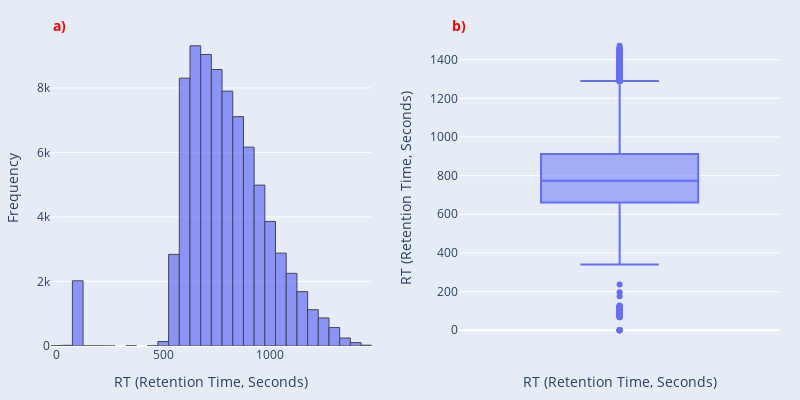

Notebook cell for this chart:
### Markdown cell above
# Section 1. Visualize the predicting endpoint with hist and box plot

### Code cell
import plotly.express as px
from plotly.subplots import make_subplots

# Visualize the rt column (response) with a 1x2 layout: histogram + box plot
hist = px.histogram(
    dataset,
    x='rt',
    nbins=50,
    labels={'rt': 'RT (Retention Time, Seconds)', 'count': 'Frequency'},
).update_traces(marker_line_color='black', marker_line_width=1, opacity=0.7)

box = px.box(
    dataset,
    y='rt',
    points='outliers',
    labels={'rt': 'RT (Retention Time, Seconds)'},
)

fig = make_subplots(
    rows=1,
    cols=2,
    horizontal_spacing=0.12,
    shared_yaxes=False,
    subplot_titles=("", "") # Empty titles to reserve space if needed, or just handle manually
 )

for trace in hist.data:
    fig.add_trace(trace, row=1, col=1)
for trace in box.data:
    fig.add_trace(trace, row=1, col=2)

fig.update_layout(
    showlegend=False,
    plot_bgcolor='rgba(229, 236, 246,1)',
    paper_bgcolor='rgba(229, 236, 246,1)',
    width=800,
    height=400,
    margin=dict(l=20, r=20, t=30, b=20),
 )

fig.update_xaxes(title_text='RT (Retention Time, Seconds)', row=1, col=1)
fig.update_yaxes(title_text='Frequency', row=1, col=1)

# Box plot: y-axis is RT; hide the categorical x-axis ticks
fig.update_xaxes(title_text='RT (Retention Time, Seconds)', row=1, col=2)
fig.update_yaxes(title_text='RT (Retention Time, Seconds)', row=1, col=2)

# Add "a)" and "b)" labels
fig.add_annotation(
    text="<b>a)</b>",
    xref="paper", yref="paper",
    x=0, y=1.05,  # Top-left of the first subplot area (approx)
    showarrow=False,
    font=dict(size=14, color="red")
)

fig.add_annotation(
    text="<b>b)</b>",
    xref="paper", yref="paper",
    x=0.56, y=1.05, # Top-left of the second subplot area (approx, based on horizontal_spacing)
    showarrow=False,
    font=dict(size=14, color="red")
)

fig.show()

# Save
fig.write_image("images/Figure-1.1-rt(Fig. 1).svg")

### Figure 1 — Plotly figure (JSON) as saved in the notebook; plotly's stock layout.template omitted (floating-point values rounded to 4 significant figures; data arrays with more than 128 entries replaced by an {"elided": "..."} marker saying what was removed)
{"data": [{"bingroup": "x", "hovertemplate": "RT (Retention Time, Seconds)=%{x}<br>count=%{y}<extra></extra>", "legendgroup": "", "marker": {"color": "#636efa", "line": {"color": "black", "width": 1}, "pattern": {"shape": ""}}, "name": "", "nbinsx": 50, "opacity": 0.7, "orientation": "v", "showlegend": false, "type": "histogram", "x": {"elided": "80038 float values"}, "xaxis": "x", "yaxis": "y"}, {"alignmentgroup": "True", "boxpoints": "outliers", "hovertemplate": "RT (Retention Time, Seconds)=%{y}<extra></extra>", "legendgroup": "", "marker": {"color": "#636efa"}, "name": "", "notched": false, "offsetgroup": "", "orientation": "v", "showlegend": false, "type": "box", "x0": " ", "xaxis": "x2", "y": {"elided": "80038 float values"}, "y0": " ", "yaxis": "y2"}], "layout": {"annotations": [{"font": {"color": "red", "size": 14}, "showarrow": false, "text": "<b>a)</b>", "x": 0, "xref": "paper", "y": 1.05, "yref": "paper"}, {"font": {"color": "red", "size": 14}, "showarrow": false, "text": "<b>b)</b>", "x": 0.56, "xref": "paper", "y": 1.05, "yref": "paper"}], "height": 400, "margin": {"b": 20, "l": 20, "r": 20, "t": 30}, "paper_bgcolor": "rgba(229, 236, 246,1)", "plot_bgcolor": "rgba(229, 236, 246,1)", "showlegend": false, "width": 800, "xaxis": {"anchor": "y", "domain": [0, 0.44], "title": {"text": "RT (Retention Time, Seconds)"}}, "xaxis2": {"anchor": "y2", "domain": [0.56, 1], "title": {"text": "RT (Retention Time, Seconds)"}}, "yaxis": {"anchor": "x", "domain": [0, 1], "title": {"text": "Frequency"}}, "yaxis2": {"anchor": "x2", "domain": [0, 1], "title": {"text": "RT (Retention Time, Seconds)"}}}}
